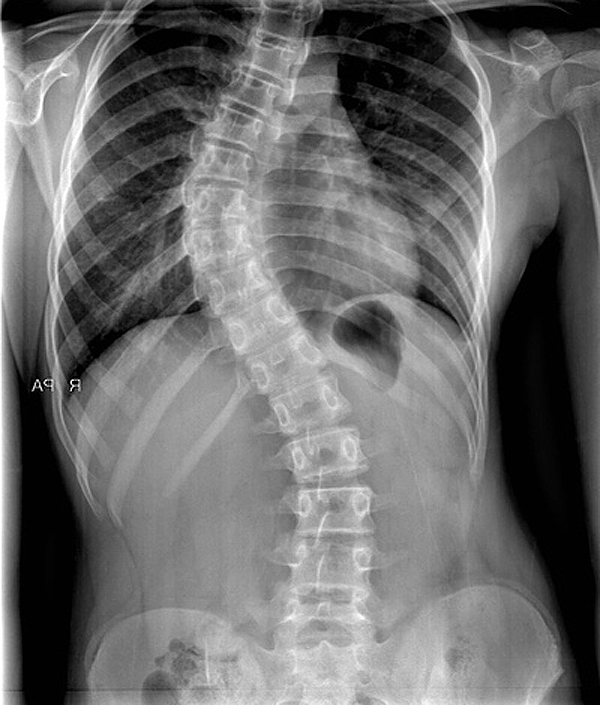
#> input picture ex3.jpg, 600 x 705 px
$ python morpho_grad.py
#> lines starting #> are read from the running program, lines starting #| are printed output that depends on the picture
import numpy as np
import cv2

#Cargar la mascara
imagen = cv2.imread('ex3.jpg', 0)
#> imagen is the input picture: shape (705, 600); min 0, max 255, mean 108.2

#Crear un kernel de '1' de 3x3
kernel = np.ones((3, 3), np.uint8)

#Se aplica la transformacion: Morphological Gradient
transformacion = cv2.dilate(
    imagen, kernel, iterations=3) - cv2.erode(imagen, kernel, iterations=1)
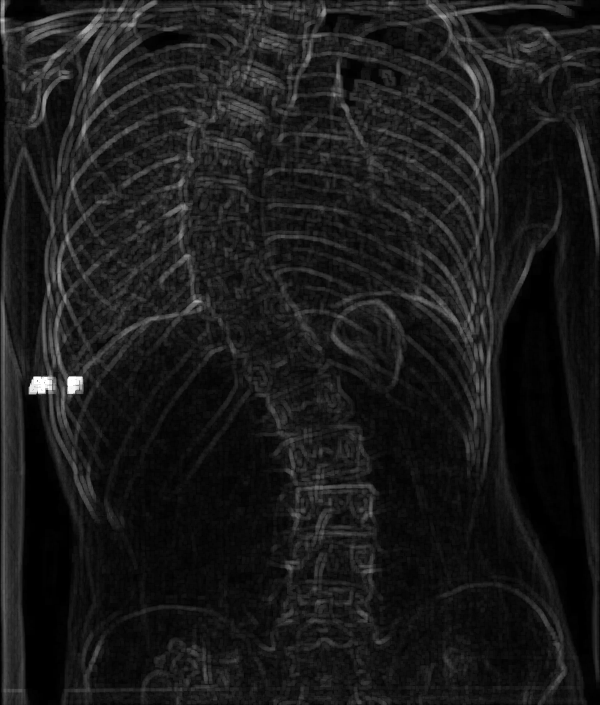
#> transformacion: shape (705, 600); min 0, max 255, mean 26.3

#Mostrar el resultado y salir
cv2.imshow('resultado', transformacion)
cv2.waitKey(0)
cv2.destroyAllWindows()

$ run again, with ex0.jpg copied over ex3.jpg
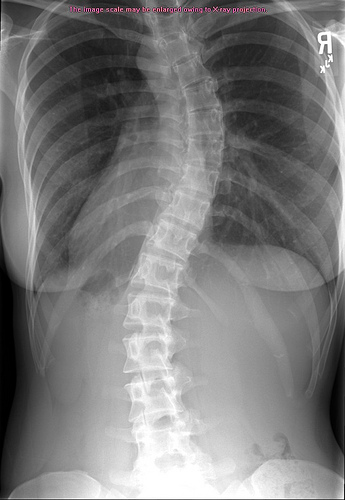
#> input picture ex0.jpg, 345 x 500 px
#> `transformacion = cv2.dilate( imagen, kernel, iterations=3) - cv2.erode..`:
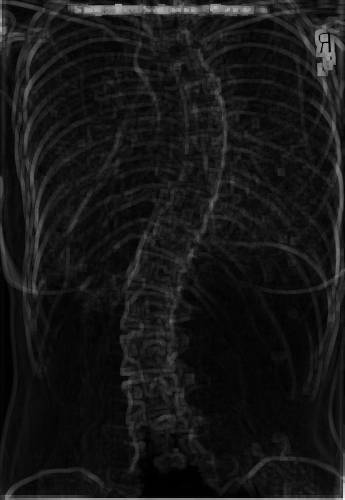
#> transformacion: shape (500, 345); min 0, max 244, mean 22.8

$ run again, with ex1.jpg copied over ex3.jpg
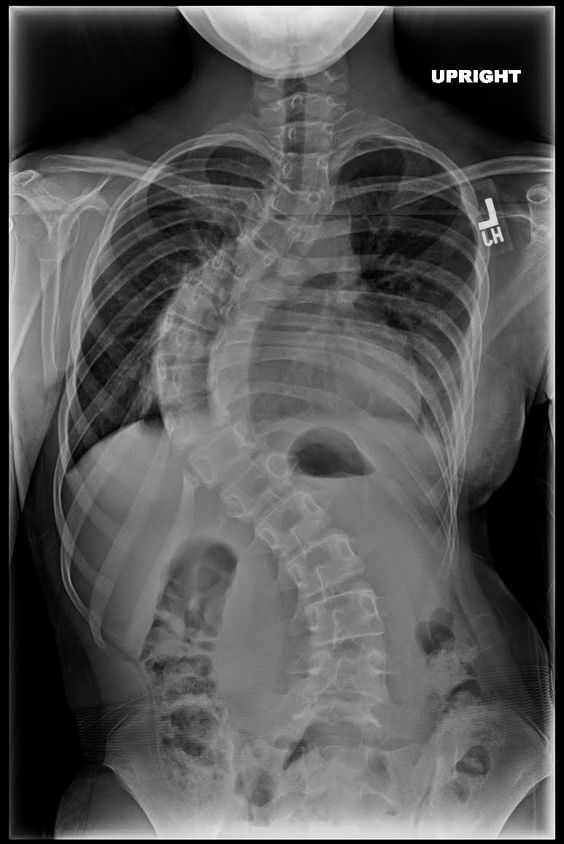
#> input picture ex1.jpg, 564 x 844 px
#> imagen is the input picture: shape (844, 564); min 0, max 255, mean 84.7
#> `transformacion = cv2.dilate( imagen, kernel, iterations=3) - cv2.erode..`:
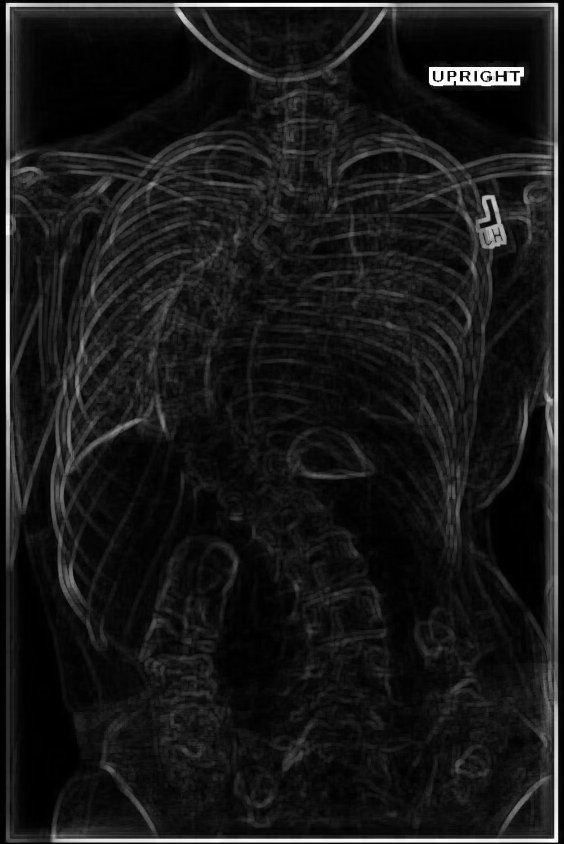
#> transformacion: shape (844, 564); min 0, max 255, mean 24.2

$ run again, with ex11.jpg copied over ex3.jpg
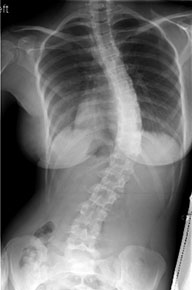
#> input picture ex11.jpg, 192 x 290 px
#> imagen is the input picture: shape (290, 192); min 0, max 255, mean 111.7
#> `transformacion = cv2.dilate( imagen, kernel, iterations=3) - cv2.erode..`:
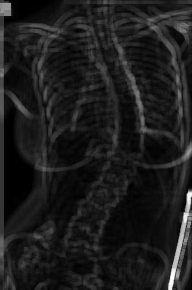
#> transformacion: shape (290, 192); min 0, max 255, mean 29.4
